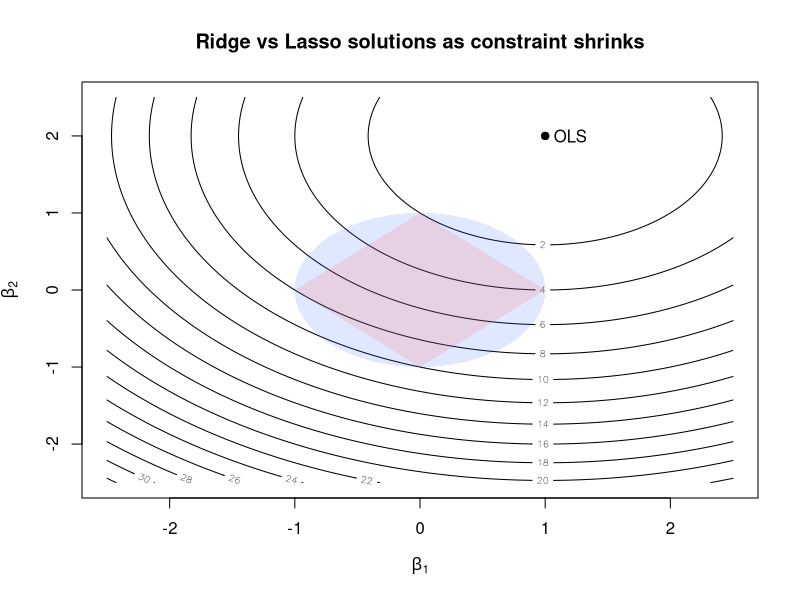
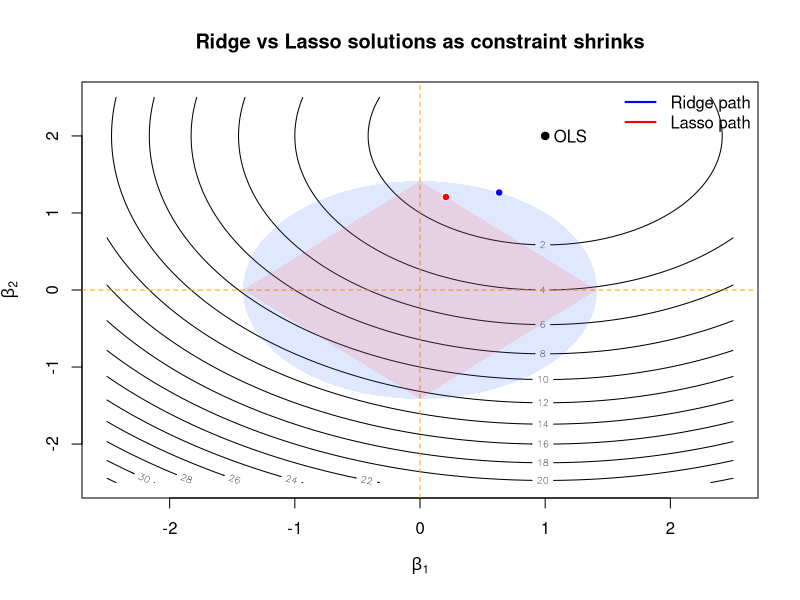
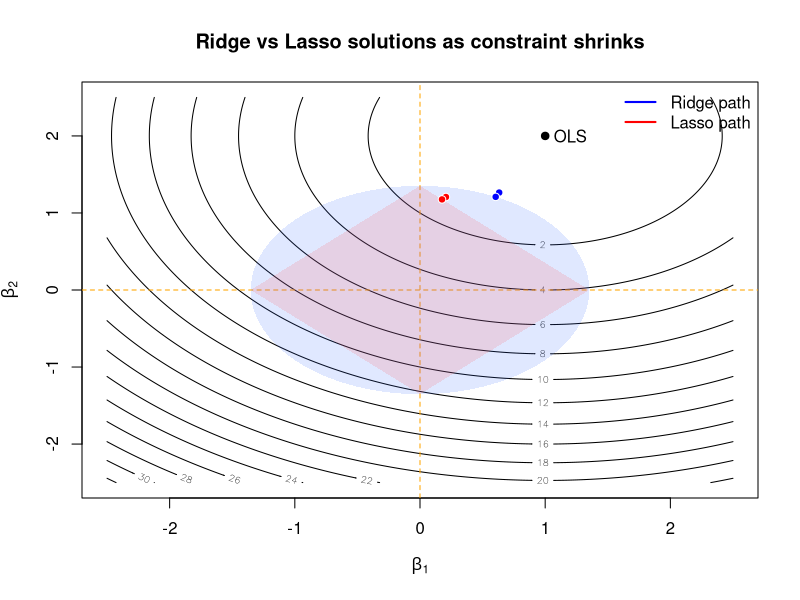
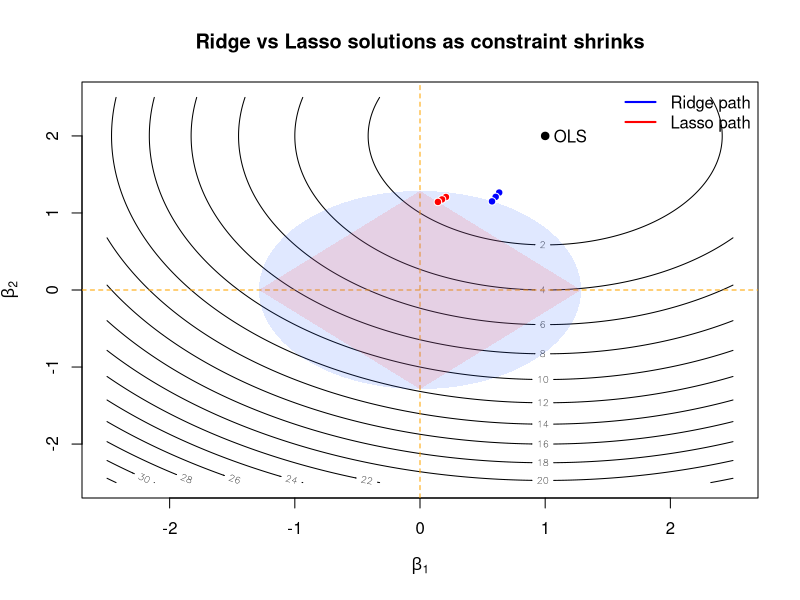
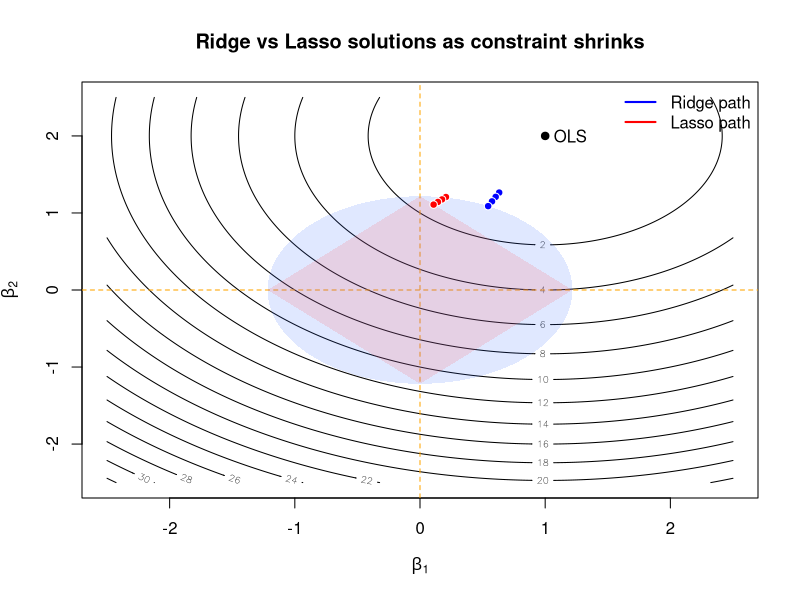
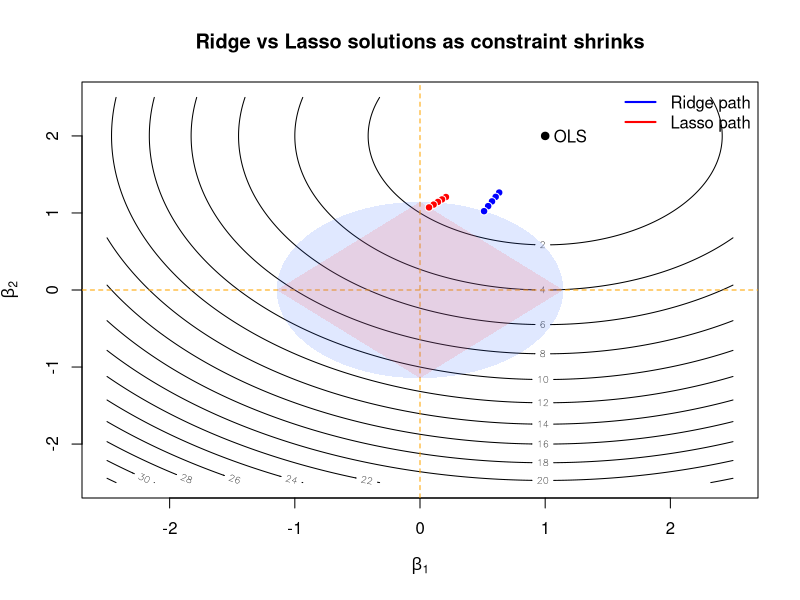
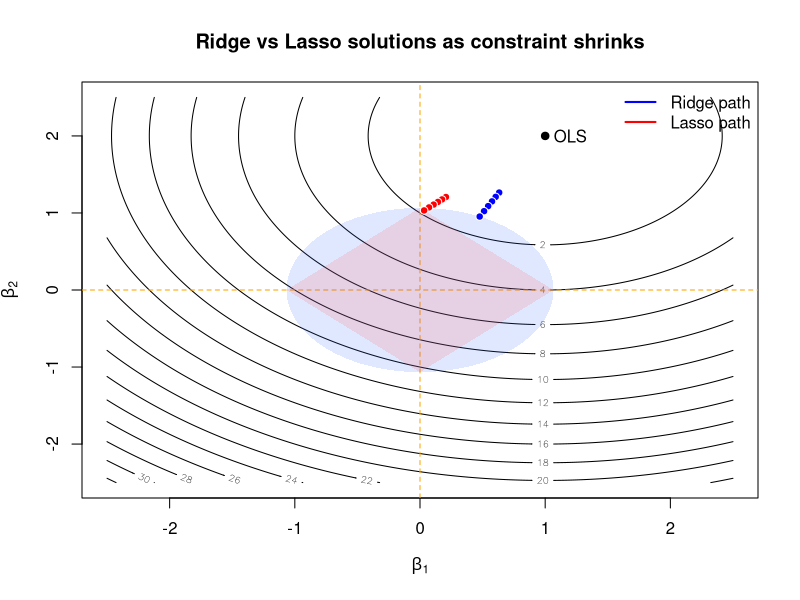
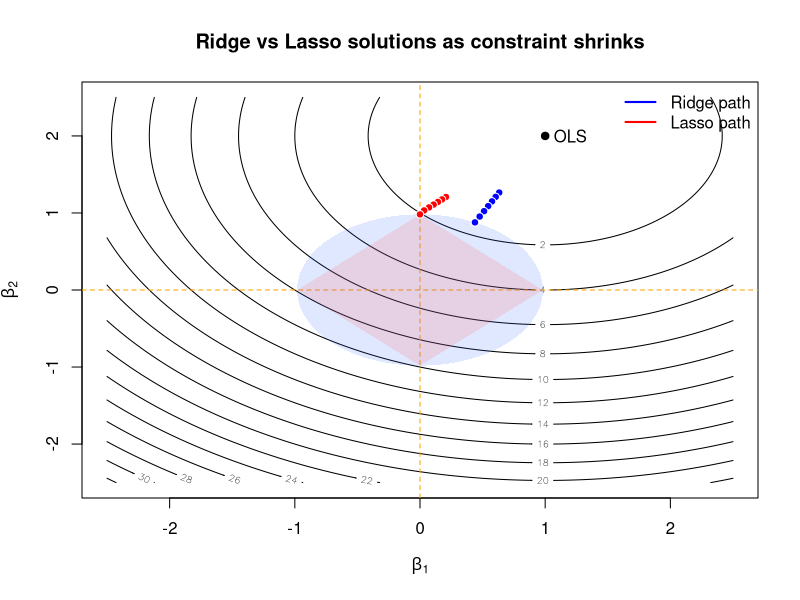

Here is the R script that generated these plots, in order:
# ======================================
# Ridge vs Lasso paths as constraint shrinks
# ======================================

# OLS estimate (2D for visualization)
beta_hat <- c(1, 2)

# Function: ridge solution for given t
ridge_solution <- function(t, beta_hat) {
  b <- beta_hat
  if (sum(b^2) <= t) return(b)  # constraint not active
  c_t <- sqrt(t / sum(b^2))
  c_t * b
}

# Function: lasso solution for given t
# We'll find lambda s.t. sum(|beta|)=t via binary search on lambda
lasso_solution <- function(t, beta_hat, tol = 1e-5) {
  soft_thresh <- function(b, lam) sign(b) * pmax(abs(b) - lam, 0)
  f <- function(lam) sum(abs(soft_thresh(beta_hat, lam))) - t
  # Binary search over lambda in [0, max|beta_hat|]
  lam_low <- 0; lam_high <- max(abs(beta_hat))
  for (i in 1:100) {
    lam_mid <- (lam_low + lam_high) / 2
    if (f(lam_mid) > 0) lam_low <- lam_mid else lam_high <- lam_mid
  }
  soft_thresh(beta_hat, lam_high)
}

# Grid for least squares contours
grid_lim <- 2.5
beta1 <- seq(-grid_lim, grid_lim, length = 200)
beta2 <- seq(-grid_lim, grid_lim, length = 200)
Z <- outer(beta1, beta2, function(b1, b2)
  (b1 - beta_hat[1])^2 + (b2 - beta_hat[2])^2)

# Plot LS contours
contour(beta1, beta2, Z, nlevels = 15, drawlabels = TRUE,
        xlab = expression(beta[1]), ylab = expression(beta[2]),
        main = "Ridge vs Lasso solutions as constraint shrinks")

# Draw constraint sets for reference (t=1)
theta <- seq(0, 2*pi, length = 200)
t0 <- 1
polygon(sqrt(t0)*cos(theta), sqrt(t0)*sin(theta),
        col = rgb(0.2,0.4,1,0.15), border = NA)
diamond_x <- c(-t0, 0, t0, 0)
diamond_y <- c(0, t0, 0, -t0)
polygon(diamond_x, diamond_y, col = rgb(1,0.3,0.3,0.15), border = NA)

# Mark OLS
points(beta_hat[1], beta_hat[2], pch=19, col="black")
text(beta_hat[1]+0.2, beta_hat[2], "OLS", col="black")

# Compute solutions over a sequence of t values
t_seq <- seq(2, .1, length = 12)

ridge_pts <- t(sapply(t_seq, ridge_solution, beta_hat = beta_hat))
lasso_pts <- t(sapply(sqrt(t_seq), lasso_solution, beta_hat = beta_hat))
for(i in 1:length(t_seq))
{
  Sys.sleep(1)
  # Plot LS contours
  contour(beta1, beta2, Z, nlevels = 15, drawlabels = TRUE,
          xlab = expression(beta[1]), ylab = expression(beta[2]),
          main = "Ridge vs Lasso solutions as constraint shrinks")
  
  abline(v = 0, h = 0, lty = 2, col = "orange")
  # Draw constraint sets for reference (t=1)
  theta <- seq(0, 2*pi, length = 200)
  t0 <- t_seq[i]
  polygon(sqrt(t0)*cos(theta), sqrt(t0)*sin(theta),
          col = rgb(0.2,0.4,1,0.15), border = NA)
  t0 <- sqrt(t0)
  diamond_x <- c(-t0, 0, t0, 0)
  diamond_y <- c(0, t0, 0, -t0)
  polygon(diamond_x, diamond_y, col = rgb(1,0.3,0.3,0.15), border = NA)
  
  # Mark OLS
  points(beta_hat[1], beta_hat[2], pch=19, col="black")
  text(beta_hat[1]+0.2, beta_hat[2], "OLS", col="black")
  
  # # Plot ridge and lasso solution paths
  # lines(ridge_pts[,1], ridge_pts[,2], col = "blue", lwd = 2)
  # lines(lasso_pts[,1], lasso_pts[,2], col = "red", lwd = 2)
  
  # Mark each t value point
  points(ridge_pts[1:i,1], ridge_pts[1:i,2], pch = 21, bg = "blue", col = "white")
  points(lasso_pts[1:i,1], lasso_pts[1:i,2], pch = 21, bg = "red", col = "white")
  
  # Legend
  legend("topright",
         legend = c("Ridge path", "Lasso path"),
         col = c("blue", "red"), lwd = 2, bty = "n")
}
